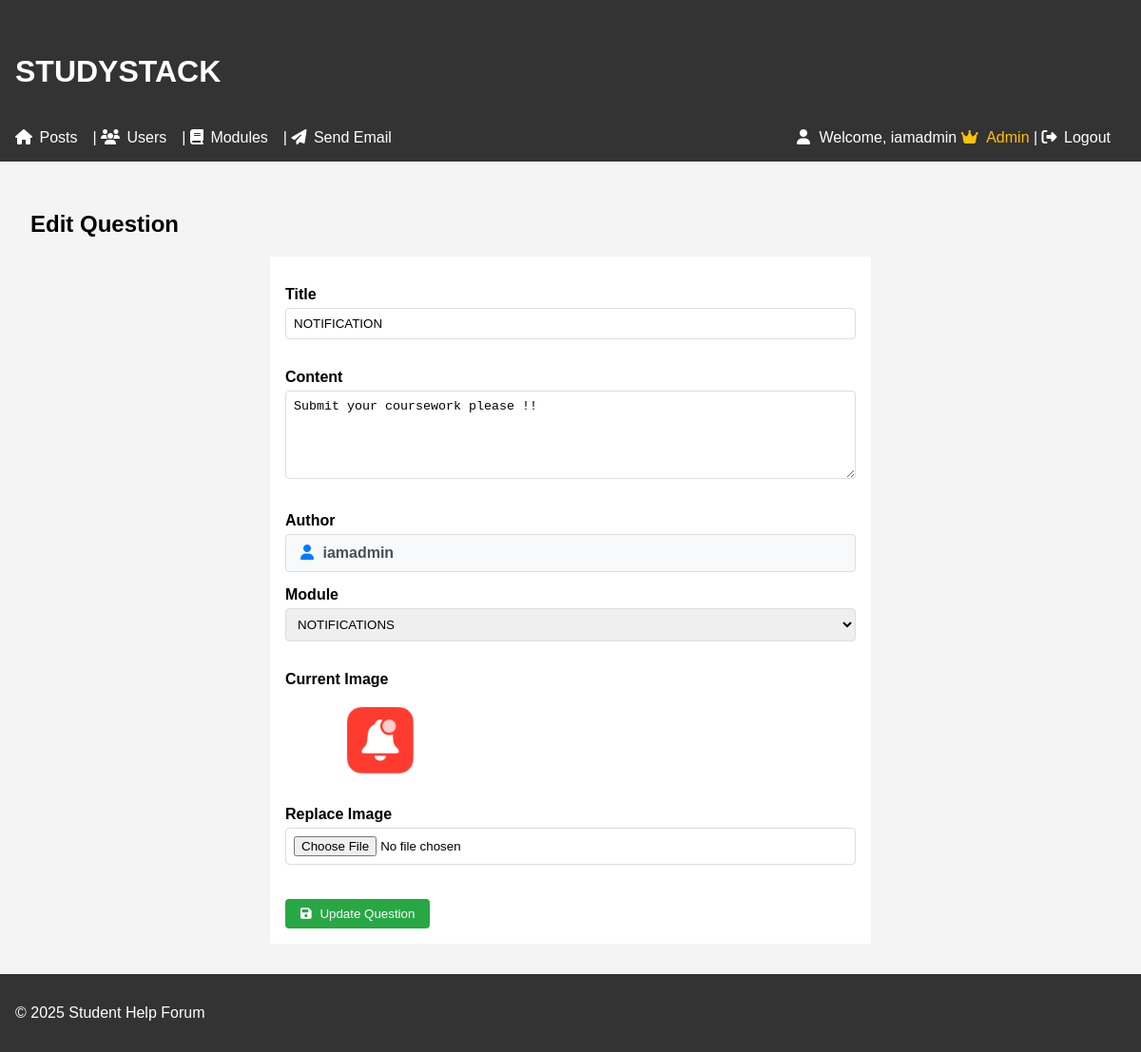
The app's page /post/post_edit.php?id=26 (signed in) with its own data.
### tables this page shows
CREATE TABLE `posts` (
  `id` int(11) NOT NULL,
  `title` varchar(255) NOT NULL,
  `content` text NOT NULL,
  `user_id` int(11) DEFAULT NULL,
  `module_id` int(11) DEFAULT NULL,
  `image` varchar(255) DEFAULT NULL,
  `created_at` timestamp NOT NULL DEFAULT current_timestamp()
);

CREATE TABLE `users` (
  `id` int(11) NOT NULL,
  `username` varchar(50) NOT NULL,
  `email` varchar(100) NOT NULL,
  `password` varchar(255) NOT NULL,
  `created_at` timestamp NOT NULL DEFAULT current_timestamp(),
  `role` enum('admin','user') DEFAULT 'user'
);

CREATE TABLE `modules` (
  `id` int(11) NOT NULL,
  `name` varchar(100) NOT NULL,
  `created_at` timestamp NOT NULL DEFAULT current_timestamp()
);

### config/database_function.php (called while the page is built, shortened)
<?php
function getModules($pdo) {
    return $pdo->query("SELECT id, name FROM modules")->fetchAll();
}
function getPostById($pdo, $id) {
    $sql = "SELECT posts.*, users.username, modules.name AS module_name
            FROM posts
            LEFT JOIN users ON posts.user_id = users.id
            LEFT JOIN modules ON posts.module_id = modules.id
            WHERE posts.id = ?";
    $stmt = $pdo->prepare($sql);
    $stmt->execute([$id]);
    return $stmt->fetch();
}
?>

### templates/post_edit.html.php (the view)
<h2>Edit Question</h2>
<form method="post" enctype="multipart/form-data">
  <label>Title</label>
  <input name="title" value="<?= htmlspecialchars($post['title']) ?>" required>
  <label>Content</label>
  <textarea name="content" rows="5" required><?= htmlspecialchars($post['content']) ?></textarea>
  <label>Author</label>
  <div class="user-info">
    <i class="fas fa-user"></i> <?= htmlspecialchars($post['username']) ?>
  </div>
  <label>Module</label>
  <select name="module_id" required>
    <?php foreach ($modules as $m): ?>
      <option value="<?= $m['id'] ?>"
        <?= $post['module_id'] == $m['id'] ? 'selected' : '' ?>>
        <?= htmlspecialchars($m['name']) ?>
      </option>
    <?php endforeach; ?>
  </select>
  <label>Current Image</label>
  <?php if ($post['image']): ?>
    <img src="../uploads/<?= htmlspecialchars($post['image']) ?>" style="max-width:200px;">
  <?php else: ?>
    <p>No image uploaded.</p>
  <?php endif; ?>
  <label>Replace Image</label>
  <input type="file" name="image" accept="image/*">
  <button type="submit" class="btn btn-edit"><i class="fas fa-save"></i> Update Question</button>
</form>

### css/style.css (style rules this page uses)
body { font-family: Arial, sans-serif; margin: 0; padding: 0; background: #f4f4f4; }
form { background: white; padding: 1rem; margin-bottom: 2rem; }
input, textarea, select { width: 100%; padding: 0.5rem; margin-bottom: 1rem; }
img { max-width: 100%; height: auto; }
.btn { background-color: #007bff; color: white; border: none; padding: 0.5rem 1rem; border-radius: 4px; cursor: pointer; }
.btn-edit { text-decoration: none; background-color: #28a745; }
form { max-width: 600px; margin: 0 auto; }
label { display: block; margin-top: 15px; margin-bottom: 5px; font-weight: bold; }
input, select, textarea { width: 100%; padding: 8px; border: 1px solid #ddd; border-radius: 4px; box-sizing: border-box; }
button { background-color: #4CAF50; color: white; padding: 10px 15px; margin-top: 20px; margin-right: 10px; border: none; border-radius: 4px; cursor: pointer; }
.btn i, a i, span i { margin-right: 5px; }
.user-info { background-color: #f8f9fa; padding: 10px 15px; border-radius: 4px; border: 1px solid #ddd; font-weight: bold; color: #495057; margin-bottom: 15px; }
.user-info i { color: #007bff; margin-right: 5px; }

### records on screen
posts: title "NOTIFICATION", content "Submit your coursework please !!", user.username "iamadmin", module_id "NOTIFICATIONS", image (picture)

### other values on screen
$_SESSION['username'] "iamadmin"
